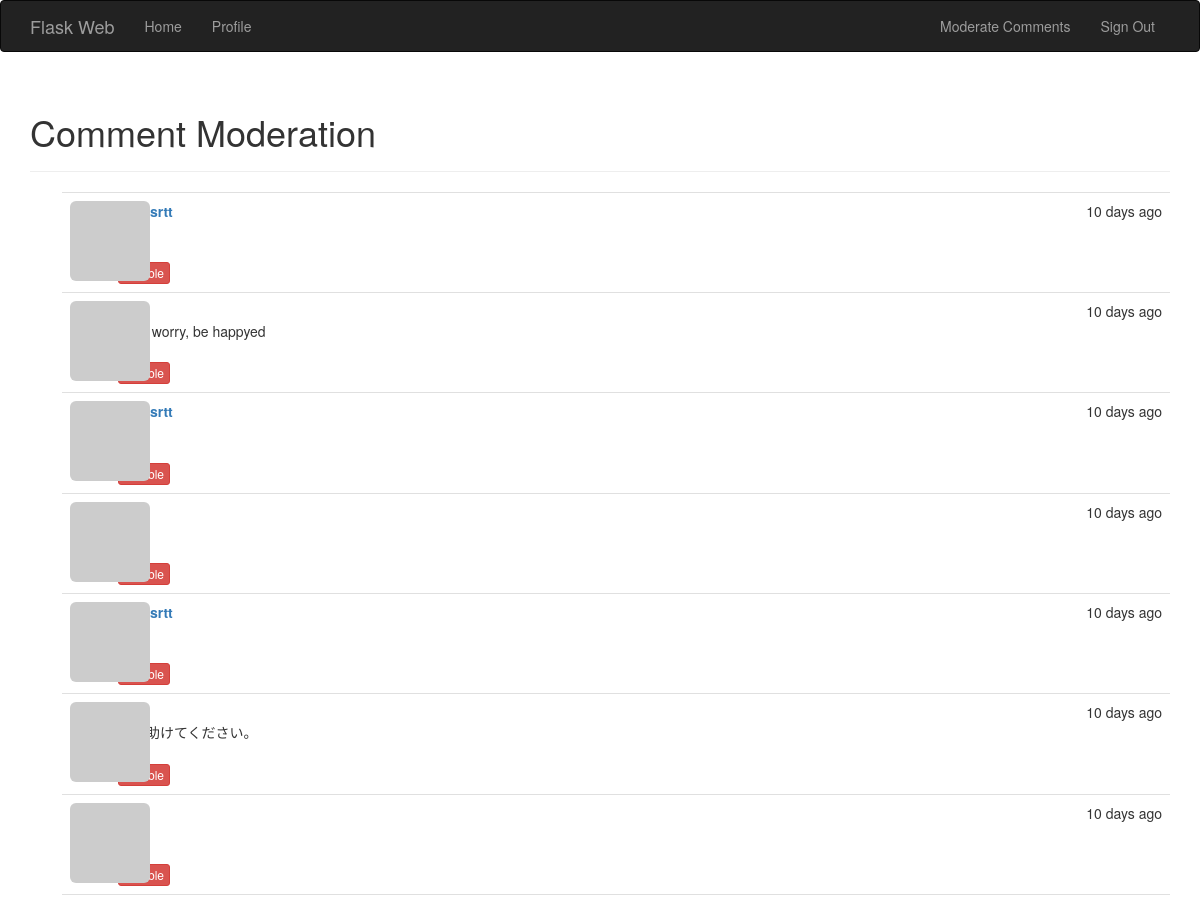
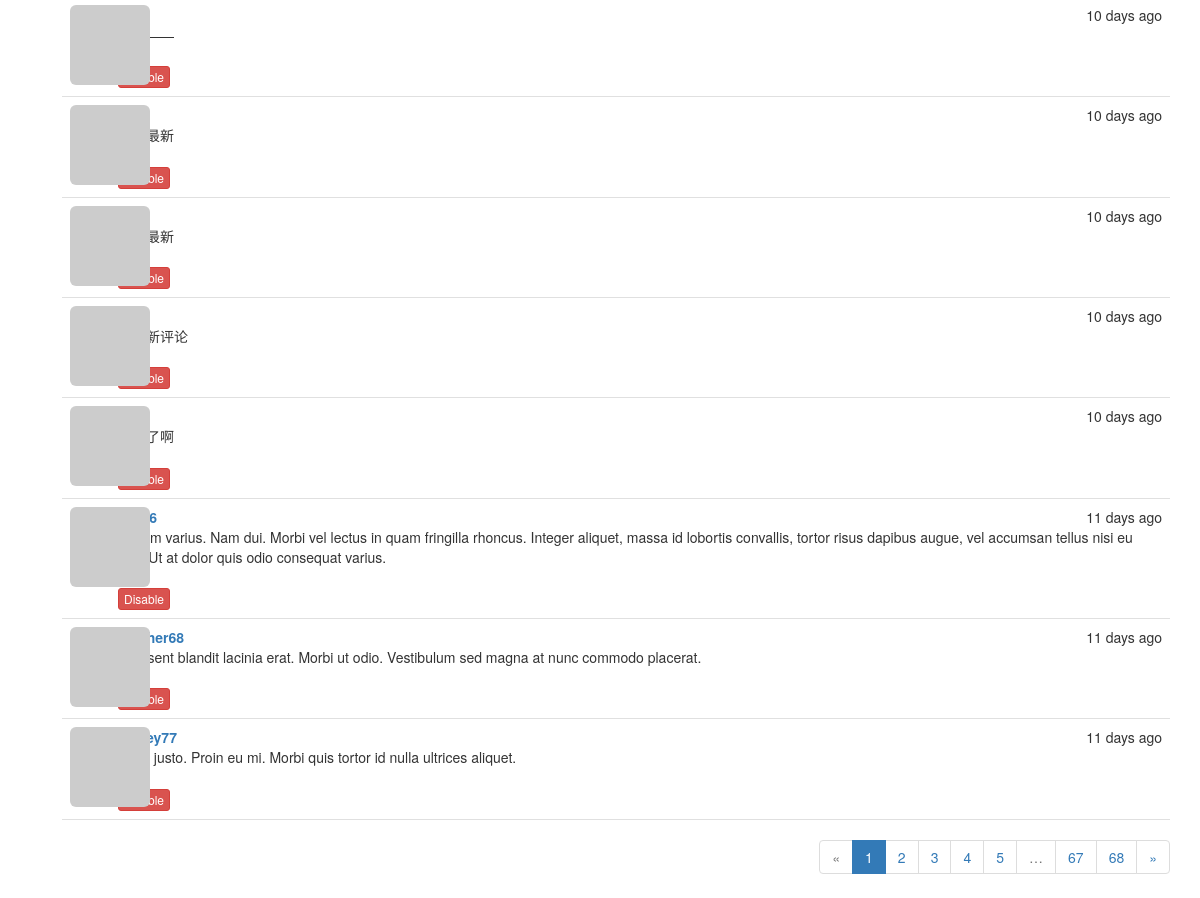
Page /moderate (signed in) on the committed database (2 pictures, top to bottom).
### app/models.py (models this page shows, shortened)
class Comment(db.Model):
	__tablename__ = 'comments'
	id = db.Column(db.Integer, primary_key=True)
	body = db.Column(db.Text)
	body_html = db.Column(db.Text)
	timestamp = db.Column(db.DateTime, index=True, default=datetime.utcnow)
	disable = db.Column(db.Boolean)
	author_id = db.Column(db.Integer, db.ForeignKey('users.id'))
	post_id = db.Column(db.Integer, db.ForeignKey('posts.id'))

class User(UserMixin, db.Model):
	__tablename__ = 'users'
	id = db.Column(db.Integer, primary_key = True)
	email = db.Column(db.String(64), unique=True, index=True)
	username = db.Column(db.String(64), unique = True)
	password_hash = db.Column(db.String(128))
	role_id = db.Column(db.Integer, db.ForeignKey('roles.id'))
	confirmed = db.Column(db.Boolean, default=False)
	name = db.Column(db.String(64))
	location = db.Column(db.String(64))
	about_me = db.Column(db.Text())
	member_since =db.Column(db.DateTime(), default=datetime.utcnow)
	last_seen = db.Column(db.DateTime(), default=datetime.utcnow)
	avatar_hash = db.Column(db.String(32))
	posts = db.relationship('Post', backref='au', lazy='dynamic')
	followed = db.relationship('Follow',
								foreign_keys=[Follow.follower_id],
								backref=db.backref('follower', lazy='joined'),
								lazy='dynamic',
								cascade='all, delete-orphan')
	followers = db.relationship('Follow',
								foreign_keys=[Follow.followed_id],
								backref=db.backref('followed', lazy='joined'),
								lazy='dynamic',
								cascade='all, delete-orphan')
	comments = db.relationship('Comment', backref='author', lazy='dynamic')
	@property
	def password(self):
		raise AttributeError('password is not a readable attribute')
	def can(self, permissions):
		return self.role is not None and \
				(self.role.permissions & permissions) == permissions
	def ping(self):
		self.last_seen = datetime.utcnow()
		db.session.add(self)
	def gravatar(self, size=100, default='identicon', rating='g'):
		if request.is_secure:
			url = 'https://secure.gravatar.com/avatar'
		else:
			url = 'http://s.gravatar.com/avatar'
		hash = self.avatar_hash or hashlib.md5(
			self.email.encode('utf-8')).hexdigest()
		print('into..gravatar..{url}/{hash}?s={size}&d={default}&r={rating}'.format(
			url=url, hash=hash, size=size, default=default, rating=rating))
		return '{url}/{hash}?s={size}&d={default}&r={rating}'.format(
			url=url, hash=hash, size=size, default=default, rating=rating)

### app/main/views.py (the view)
@main.route('/moderate')
@login_required
@permission_required(Permission.MODERATE_COMMENTS)
def moderate():
	page = request.args.get('page', 1, type=int)
	pagination = Comment.query.order_by(Comment.timestamp.desc()).paginate(
		page, per_page=current_app.config['FLASK_COMMENTS_PER_PAGE'], error_out=True)
	comments = pagination.items
	return render_template('moderate.html', comments=comments,
							pagination=pagination, page=page)

### app/auth/views.py (called while the page is built)
@auth.before_app_request
def before_request():
	print('into before_request...............')
	print('is_authenticated...............{}'.format(current_user.is_authenticated))
	print('request................{}'.format(request))
	if current_user.is_authenticated:
		current_user.ping()
		if not current_user.confirmed and request.endpoint[:5] != 'auth.' and request.endpoint != 'static':
			return redirect(url_for('auth.unconfirmed'))

### app/main/__init__.py (called while the page is built)
@main.app_context_processor
def inject_permission():
	return dict(Permission=Permission)

### app/main/views.py (called while the page is built)
@main.after_app_request
def after_app_request(response):
	for query in get_debug_queries():
		if query.duration > current_app.config['FLASKY_SLOW_DB_QUERY_TIME']:
			current_app.logger.warning(
				'Slow query: {}\nParameters: {}\nnDuration: {}\nContext: {}\n'.format(
					query.statement, query.parameters, query.duration, query.context))
	return response

### app/models.py (called while the page is built)
@login_manager.user_loader
def load_user(user_id):
	print('into...load_user{}'.format(user_id))
	return User.query.get(int(user_id))

### app/templates/moderate.html (shortened to what this page needs)
{% extends "bootstrap_base.html" %}
{% import "_macros.html" as macros %}
{% block page_content %}
<div class="page-header">
	<h1>Comment Moderation</h1>
</div>
{% set moderate = True %}
{% include '_comments.html' %}
{% if pagination %}
<div class="pagination">
	{{ macros.pagination_widget(pagination, '.moderate') }}
</div>
{% endif %}
{% endblock %}

### app/templates/_comments.html (shortened to what this page needs)
<ul class="comments">
    {% for comment in comments %}
    <li class="comment">
        <div class="comment-thumbnail">
            <a href="{{ url_for('.user', username=comment.author.username) }}">
                <img class="img-rounded profile-thumbnail" src="{{ comment.author.gravatar(size=40) }}">
            </a>
        </div>
        <div class="comment-content">
            <div class="comment-date">{{ moment(comment.timestamp).fromNow() }}</div>
            <div class="comment-author"><a href="{{ url_for('.user', username=comment.author.username) }}">{{ comment.author.username }}</a></div>
            <div class="comment-body">
                {% if moderate or not comment.disable %}
                    {% if comment.body_html %}
                        {{ comment.body_html | safe }}
                    {% else %}
                        {{ comment.body }}
                    {% endif %}
                {% endif %}
            </div>
            {% if moderate %}
                <br>
                {% if comment.disable %}
                <a class="btn btn-default btn-xs" href="{{ url_for('.moderate_enable', id=comment.id, page=page) }}">       Enable</a>
                {% else %}
                <a class="btn btn-danger btn-xs" href="{{ url_for('.moderate_disable', id=comment.id, page=page) }}">       Disable</a>
                {% endif %}
            {% endif %}
        </div>
    </li>
    {% endfor %}
</ul>

### app/static/style.css (style rules this page uses)
.profile-thumbnail { position: absolute; }
ul.comments { list-style-type: none; padding: 0px; margin: 16px 0px 0px 0px; }
ul.comments li.comment { margin-left: 32px; padding: 8px; border-bottom: 1px solid #e0e0e0; }
ul.comments li.comment:nth-child(1) { border-top: 1px solid #e0e0e0; }
div.comment-date { float: right; }
div.comment-author { font-weight: bold; }
div.comment-thumbnail { position: absolute; }
div.comment-content { margin-left: 48px; min-height: 48px; }
div.pagination { width: 100%; text-align: right; padding: 0px; margin: 0px; }

### rows in the picture
Comment: timestamp "10 days ago"
Comment: timestamp "10 days ago", body_html "don't worry, be happyed"
Comment: timestamp "10 days ago"
Comment: timestamp "10 days ago"
Comment: timestamp "10 days ago"
Comment: timestamp "10 days ago", body_html "誰が助けてください。"
Comment: timestamp "10 days ago"
Comment: timestamp "10 days ago"
Comment: timestamp "10 days ago"
Comment: timestamp "10 days ago"
Comment: timestamp "10 days ago", body_html "？最新评论"
Comment: timestamp "10 days ago"
Comment: timestamp "11 days ago", body_html "Nullam varius. Nam dui. Morbi vel lectus in quam fringilla rhoncus. Integer aliquet, massa id lobortis convallis, tortor risus dapibus augue, vel accumsan tellus nisi eu orci. Ut at dolor quis odio consequat varius."
Comment: timestamp "11 days ago", author.username "heather68", body_html "Praesent blandit lacinia erat. Morbi ut odio. Vestibulum sed magna at nunc commodo placerat."
Comment: timestamp "11 days ago", body_html "Nulla justo. Proin eu mi. Morbi quis tortor id nulla ultrices aliquet."

### other values in the picture
{{ p }} "1"
{{ p }} "2" "3" "4" "5" "67" "68"
